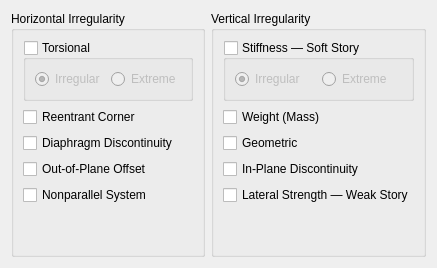
       <widget class="QWidget" name="tab_4">
        <attribute name="title">
         <string>Irregularity</string>
        </attribute>
        <layout class="QHBoxLayout" name="horizontalLayout_10">
         <item>
          <widget class="QGroupBox" name="groupBox_8">
           <property name="title">
            <string>Horizontal Irregularity</string>
           </property>
           <layout class="QVBoxLayout" name="verticalLayout_6">
            <item>
             <widget class="QGroupBox" name="torsional_irregularity_groupbox">
              <property name="title">
               <string>Torsional</string>
              </property>
              <property name="checkable">
               <bool>true</bool>
              </property>
              <property name="checked">
               <bool>false</bool>
              </property>
              <layout class="QHBoxLayout" name="horizontalLayout_8">
               <item>
                <widget class="QRadioButton" name="torsion_irregular_checkbox">
                 <property name="text">
                  <string>Irregular</string>
                 </property>
                 <property name="checked">
                  <bool>true</bool>
                 </property>
                </widget>
               </item>
               <item>
                <widget class="QRadioButton" name="extreme_torsion_irregular_checkbox">
                 <property name="text">
                  <string>Extreme</string>
                 </property>
                </widget>
               </item>
              </layout>
             </widget>
            </item>
            <item>
             <widget class="QCheckBox" name="reentrance_corner_checkbox">
              <property name="text">
               <string>Reentrant Corner</string>
              </property>
              <property name="checked">
               <bool>false</bool>
              </property>
             </widget>
            </item>
            <item>
             <widget class="QCheckBox" name="diaphragm_discontinuity_checkbox">
              <property name="text">
               <string>Diaphragm Discontinuity</string>
              </property>
              <property name="checked">
               <bool>false</bool>
              </property>
             </widget>
            </item>
            <item>
             <widget class="QCheckBox" name="out_of_plane_offset_checkbox">
              <property name="text">
               <string>Out-of-Plane Offset</string>
              </property>
              <property name="checked">
               <bool>false</bool>
              </property>
             </widget>
            </item>
            <item>
             <widget class="QCheckBox" name="nonparallel_system_checkbox">
              <property name="text">
               <string>Nonparallel System</string>
              </property>
              <property name="checked">
               <bool>false</bool>
              </property>
             </widget>
            </item>
            <item>
             <spacer name="verticalSpacer_7">
              <property name="orientation">
               <enum>Qt::Vertical</enum>
              </property>
              <property name="sizeHint" stdset="0">
               <size>
                <width>20</width>
                <height>40</height>
               </size>
              </property>
             </spacer>
            </item>
           </layout>
          </widget>
         </item>
         <item>
          <widget class="QGroupBox" name="groupBox_12">
           <property name="title">
            <string>Vertical Irregularity</string>
           </property>
           <layout class="QVBoxLayout" name="verticalLayout_9">
            <item>
             <widget class="QGroupBox" name="stiffness_soft_story_groupbox">
              <property name="title">
               <string>Stiffness — Soft Story</string>
              </property>
              <property name="checkable">
               <bool>true</bool>
              </property>
              <property name="checked">
               <bool>false</bool>
              </property>
              <layout class="QHBoxLayout" name="horizontalLayout_9">
               <item>
                <widget class="QRadioButton" name="stiffness_irregular_checkbox">
                 <property name="text">
                  <string>Irregular</string>
                 </property>
                 <property name="checked">
                  <bool>true</bool>
                 </property>
                </widget>
               </item>
               <item>
                <widget class="QRadioButton" name="extreme_stiffness_irregular_checkbox">
                 <property name="text">
                  <string>Extreme</string>
                 </property>
                </widget>
               </item>
              </layout>
             </widget>
            </item>
            <item>
             <widget class="QCheckBox" name="weight_mass_checkbox">
              <property name="text">
               <string>Weight (Mass)</string>
              </property>
              <property name="checked">
               <bool>false</bool>
              </property>
             </widget>
            </item>
            <item>
             <widget class="QCheckBox" name="geometric_checkbox">
              <property name="text">
               <string>Geometric</string>
              </property>
              <property name="checked">
               <bool>false</bool>
              </property>
             </widget>
            </item>
            <item>
             <widget class="QCheckBox" name="in_plane_discontinuity_checkbox">
              <property name="text">
               <string>In-Plane Discontinuity</string>
              </property>
              <property name="checked">
               <bool>false</bool>
              </property>
             </widget>
            </item>
            <item>
             <widget class="QCheckBox" name="lateral_strength_weak_story_checkbox">
              <property name="text">
               <string>Lateral Strength — Weak Story</string>
              </property>
              <property name="checked">
               <bool>false</bool>
              </property>
             </widget>
            </item>
            <item>
             <spacer name="verticalSpacer_8">
              <property name="orientation">
               <enum>Qt::Vertical</enum>
              </property>
              <property name="sizeHint" stdset="0">
               <size>
                <width>20</width>
                <height>40</height>
               </size>
              </property>
             </spacer>
            </item>
           </layout>
          </widget>
         </item>
        </layout>
       </widget>
